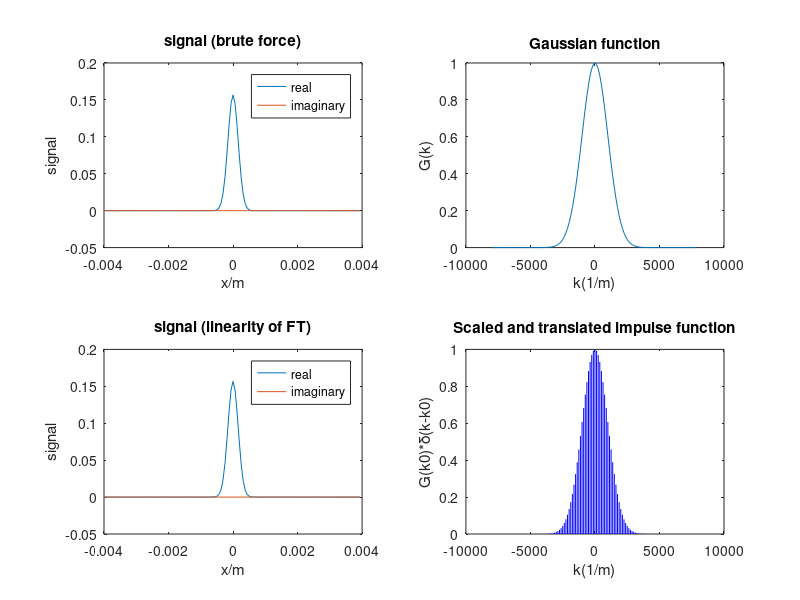

Reproduce this figure in MATLAB.
clear all 
close all

h=figure;
set(h, 'Units', 'Normalized', 'OuterPosition', [0 0 1 1]);

%Defining the gaussian function G(k)
k=linspace(-8000,8000-125,128);
for i = 1:128
    Gk = exp(-(k.^2)./(2.*(1000.^2)));
end
subplot(2,2,2)
plot(k,Gk)
xlabel('k(1/m)')
ylabel('G(k)')
title('Gaussian function')

%brute force
x=linspace(-0.004,0.004-(2.*(0.004./128)),128);
signal=ifftshift(ifft(fftshift(Gk)));
subplot(2,2,1)
plot(x,real(signal))
hold on
plot(x,imag(signal))
legend('real','imaginary')
xlabel('x/m')
ylabel('signal')
title('signal (brute force)')

%linearity of FT
all_sigs=zeros(128);
for index = 1:128

    delta_k1=zeros(1,128);
    delta_k1(index)=1;
    
    IFT_del=ifftshift(ifft(fftshift(delta_k1)));
    
    for i = 1:128
        linearity_sig(i)=Gk(index).*IFT_del(i);
        all_sigs(index,i)=linearity_sig(i);
    end
    
end

summed_sig=zeros(1,128);
for i = 1:128
    summed_sig(i)=sum(all_sigs(1:128,i));
end

subplot(2,2,3)
plot(x,real(summed_sig))
hold on
plot(x,imag(summed_sig))
legend('real','imaginary')
xlabel('x/m')
ylabel('signal')
title('signal (linearity of FT)')

subplot(2,2,4)


for i = 1:128
    plot([k(i) k(i)],[0 Gk(i)],'b-');
    hold on
end

ylabel('G(k0)*\delta(k-k0)')
xlabel('k(1/m)')
title('Scaled and translated impulse function')
    
    
    
    
    
    
    